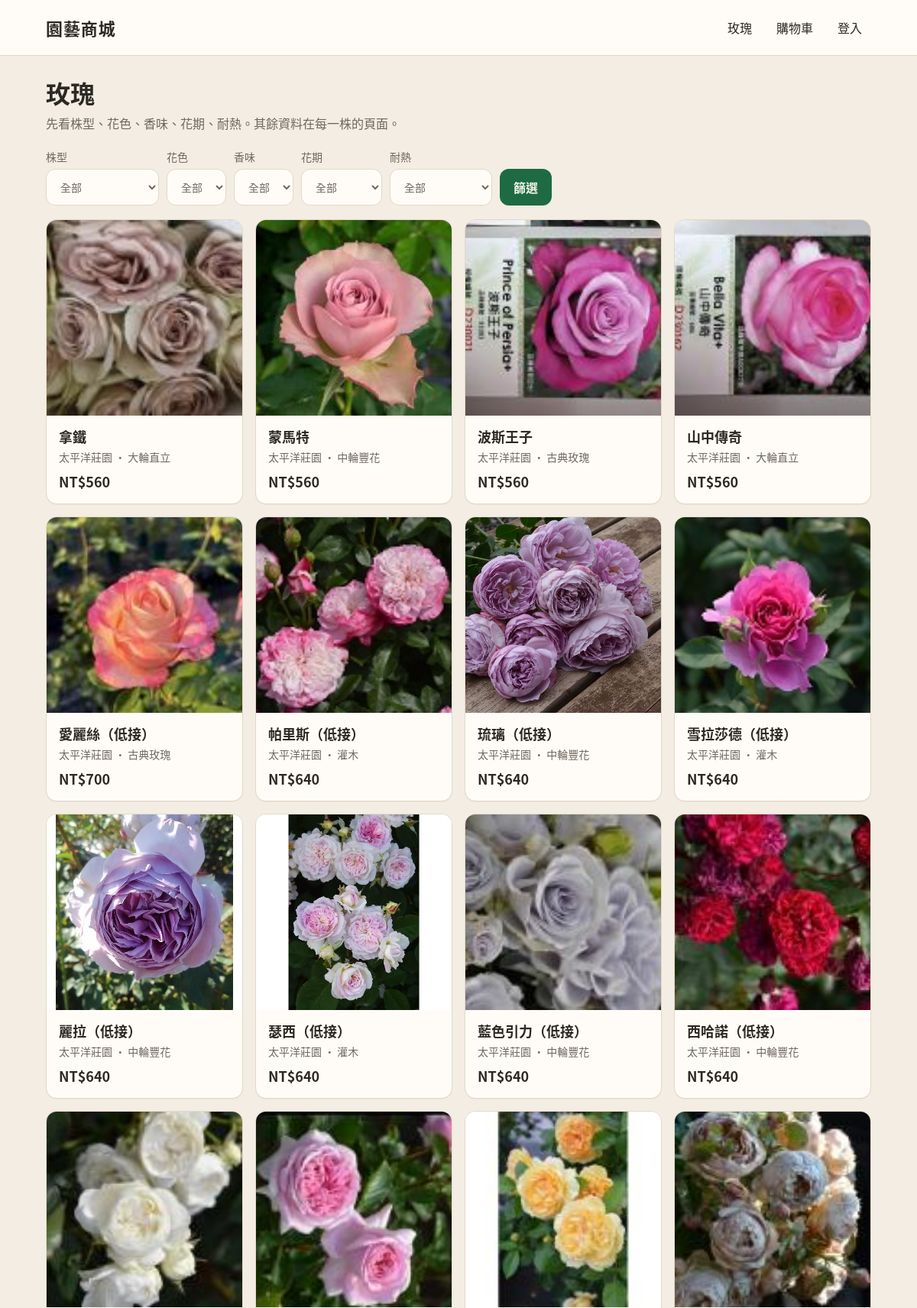
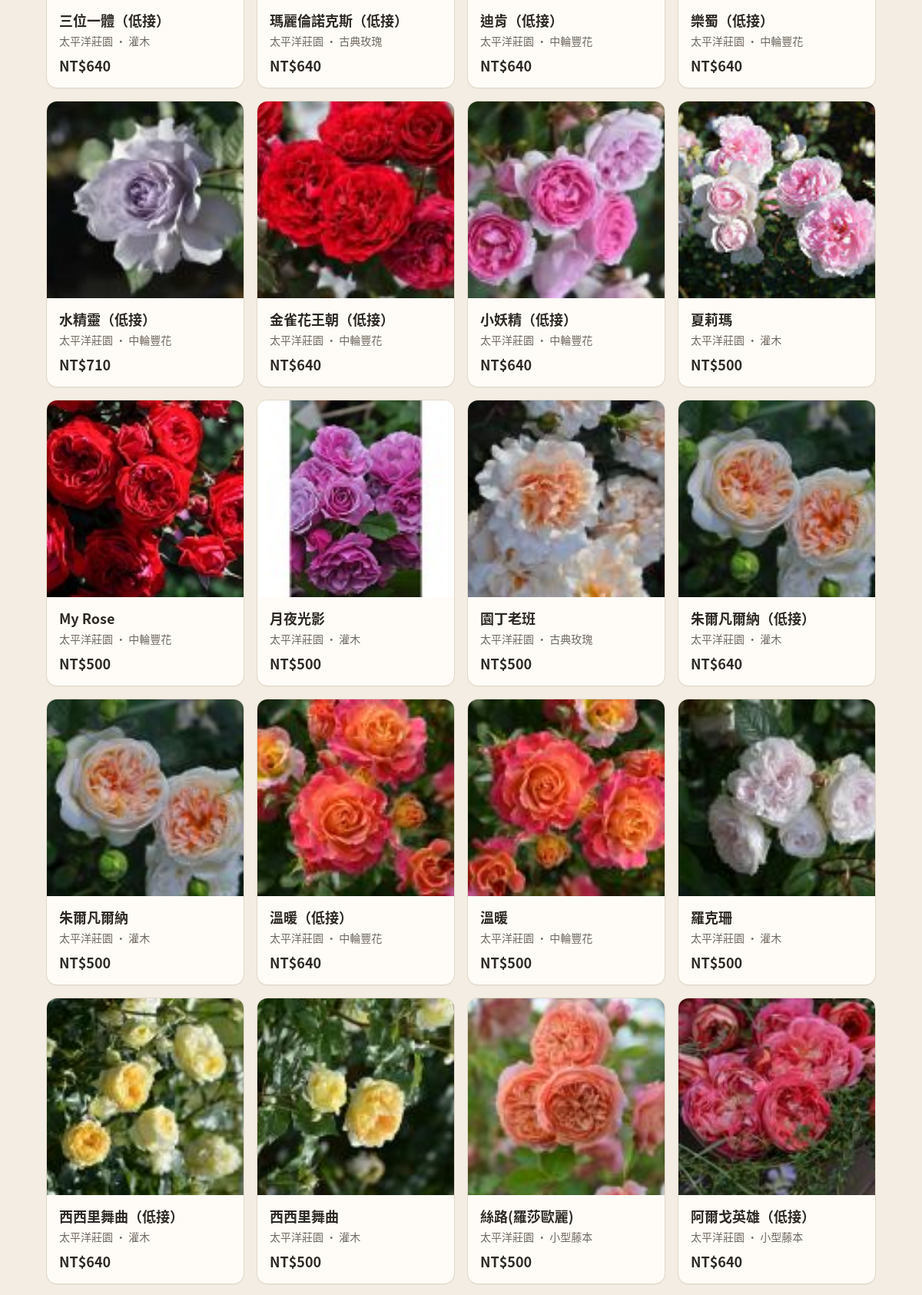
Page /roses (upper part) on the committed database (2 pictures, top to bottom).
### tables this page shows
CREATE TABLE products (
  id INTEGER PRIMARY KEY,
  vendor_id INTEGER NOT NULL,
  sku TEXT NOT NULL UNIQUE,
  name TEXT NOT NULL,
  description TEXT NOT NULL DEFAULT '',
  price_twd INTEGER NOT NULL DEFAULT 0,
  stock INTEGER NOT NULL DEFAULT 0,
  status TEXT NOT NULL,
  category_code TEXT NOT NULL DEFAULT '',
  listing_kind TEXT NOT NULL,
  rose_offer_id INTEGER,
  stock_gate TEXT NOT NULL DEFAULT 'released',
  vendor_edited INTEGER NOT NULL DEFAULT 0,
  photo TEXT NOT NULL DEFAULT '',
  specs_json TEXT NOT NULL DEFAULT '{}',
  created_at TEXT NOT NULL,
  FOREIGN KEY (vendor_id) REFERENCES vendors(id)
);

CREATE TABLE vendors (
  id INTEGER PRIMARY KEY,
  name TEXT NOT NULL,
  login TEXT NOT NULL UNIQUE,
  password_hash TEXT NOT NULL,
  shipping_fee_twd INTEGER,
  free_shipping_min_twd INTEGER,
  created_at TEXT NOT NULL
);

CREATE TABLE rose_varieties (
  id INTEGER PRIMARY KEY,
  variety_key TEXT NOT NULL UNIQUE,
  name_zh TEXT NOT NULL,
  name_orig TEXT NOT NULL DEFAULT '待補',
  aliases TEXT NOT NULL DEFAULT '待補',
  reg_name TEXT NOT NULL DEFAULT '待補',
  class_main TEXT NOT NULL DEFAULT '待補',
  class_intl TEXT NOT NULL DEFAULT '待補',
  ogr_class TEXT NOT NULL DEFAULT '待補',
  series TEXT NOT NULL DEFAULT '待補',
  breeder TEXT NOT NULL DEFAULT '待補',
  breeder_country TEXT NOT NULL DEFAULT '待補',
  year TEXT NOT NULL DEFAULT '待補',
  color_group TEXT NOT NULL DEFAULT '待補',
  color_desc TEXT NOT NULL DEFAULT '待補',
  fragrance TEXT NOT NULL DEFAULT '待補',
  scent_type TEXT NOT NULL DEFAULT '待補',
  flower_dia_cm TEXT NOT NULL DEFAULT '待補',
  flower_size TEXT NOT NULL DEFAULT '待補',
  petals TEXT NOT NULL DEFAULT '待補',
  doubleness TEXT NOT NULL DEFAULT '待補',
  form TEXT NOT NULL DEFAULT '待補',
  inflorescence TEXT NOT NULL DEFAULT '待補',
  bloom_habit TEXT NOT NULL DEFAULT '待補',
  bloom_months TEXT NOT NULL DEFAULT '待補',
  height_cm TEXT NOT NULL DEFAULT '待補',
  width_cm TEXT NOT NULL DEFAULT '待補',
  growth_habit TEXT NOT NULL DEFAULT '待補',
  disease_bs TEXT NOT NULL DEFAULT '待補',
  disease_pm TEXT NOT NULL DEFAULT '待補',
  heat_tw TEXT NOT NULL DEFAULT '待補',
  heat_flag TEXT NOT NULL DEFAULT '待補',
  shade TEXT NOT NULL DEFAULT '待補',
  usda_zone TEXT NOT NULL DEFAULT '待補',
  uses TEXT NOT NULL DEFAULT '待補',
  thorns TEXT NOT NULL DEFAULT '待補',
  awards TEXT NOT NULL DEFAULT '待補',
  pvr TEXT NOT NULL DEFAULT '待補',
  seedling_types TEXT NOT NULL DEFAULT '待補',
  description TEXT NOT NULL DEFAULT '',
  listed INTEGER NOT NULL DEFAULT 0,
  multiplier_a REAL,
  retail_divisor REAL,
  sources_json TEXT NOT NULL DEFAULT '{}',
  updated_at TEXT NOT NULL
, consign_stock INTEGER);

### src/bootstrap.php (called while the page is built, shortened)
<?php
function garden_root(): string
{
    return dirname(__DIR__);
}
function db_path(): string
{
    $env = getenv('GARDEN_DB');
    return $env !== false && $env !== '' ? $env : garden_root() . '/data/garden.sqlite';
}
function db(): PDO
{
    $path = db_path();
    $pdo = new PDO('sqlite:' . $path, null, null, [
        PDO::ATTR_ERRMODE => PDO::ERRMODE_EXCEPTION,
        PDO::ATTR_DEFAULT_FETCH_MODE => PDO::FETCH_ASSOC,
    ]);
    $pdo->exec('PRAGMA foreign_keys = ON');
    return $pdo;
}
function h(?string $value): string
{
    return htmlspecialchars((string) $value, ENT_QUOTES | ENT_SUBSTITUTE, 'UTF-8');
}
function money(int $n): string
{
    return 'NT$' . number_format($n);
}
function categories(): array
{
    return [
        ['code' => 'HT', 'name' => '大輪直立', 'group' => '玫瑰', 'blurb' => ''],
        ['code' => 'FL', 'name' => '中輪豐花', 'group' => '玫瑰', 'blurb' => ''],
        ['code' => 'MIN', 'name' => '迷你', 'group' => '玫瑰', 'blurb' => ''],
        ['code' => 'SHR', 'name' => '灌木', 'group' => '玫瑰', 'blurb' => '英國玫瑰以育種者辨認，歸在灌木。'],
        ['code' => 'GC', 'name' => '地被', 'group' => '玫瑰', 'blurb' => ''],
        ['code' => 'CL', 'name' => '小型藤本', 'group' => '玫瑰', 'blurb' => '枝條較短，適合拱門與柱子，一般約可爬 2–3 公尺。'],
        ['code' => 'RA', 'name' => '蔓性藤本', 'group' => '玫瑰', 'blurb' => '枝條長而軟，適合籬笆與棚架整片披覆。'],
        ['code' => 'OGR', 'name' => '古典玫瑰', 'group' => '玫瑰', 'blurb' => ''],
        ['code' => 'SP', 'name' => '原種', 'group' => '玫瑰', 'blurb' => ''],
        ['code' => 'RS', 'name' => '砧木與繁殖材料', 'group' => '砧木與繁殖材料', 'blurb' => ''],
    ];
}
function category_name(string $code): string
{
    foreach (categories() as $cat) {
        if ($cat['code'] === $code) {
            return $cat['name'];
        }
    }
    return $code === '' ? PENDING : $code;
}
function current_user(): ?array
{
    return $_SESSION['user'] ?? null;
}
function catalog(array $filters): array
{
    $sql = <<<'SQL'
SELECT p.*, v.name AS vendor_name, rv.class_main, rv.color_group, rv.fragrance,
       rv.bloom_habit, rv.bloom_months, rv.heat_tw, rv.heat_flag, rv.breeder, rv.name_zh
FROM products p
JOIN vendors v ON v.id = p.vendor_id
LEFT JOIN rose_offers ro ON ro.id = p.rose_offer_id
LEFT JOIN rose_varieties rv ON rv.id = ro.variety_id
WHERE p.status = '上架' AND p.stock_gate = 'released' AND p.stock > 0
SQL;
    $args = [];
    $sql .= ' ORDER BY p.id DESC';
    $stmt = db()->prepare($sql);
    $stmt->execute($args);
    return $stmt->fetchAll();
}
function cart_items(): array
{
    return $_SESSION['cart'] ?? [];
}
function render(string $view, array $data = []): void
{
    $data['user'] = current_user();
    $data['cartCount'] = array_sum(cart_items());
    extract($data, EXTR_SKIP);
    include garden_root() . '/views/' . $view . '.php';
    include garden_root() . '/views/layout.php';
}

### views/shop.php (the view, shortened to what this page needs)
<h1>玫瑰</h1>
<p class="lede">先看株型、花色、香味、花期、耐熱。其餘資料在每一株的頁面。</p>
<form class="filters" method="get" action="/roses">
  <label class="f">株型
    <select name="class">
      <option value="">全部</option>
    </select>
  </label>
  <label class="f">花色
    <select name="color">
      <option value="">全部</option>
    </select>
  </label>
  <label class="f">香味
    <select name="fragrance">
      <option value="">全部</option>
    </select>
  </label>
  <label class="f">花期
    <select name="bloom">
      <option value="">全部</option>
    </select>
  </label>
  <label class="f">耐熱
    <select name="heat">
      <option value="">全部</option>
    </select>
  </label>
  <button class="btn" type="submit">篩選</button>
</form>
<div class="grid">
  <?php foreach ($products as $p): ?>
    <article class="card">
      <a class="hit" href="/product/<?= (int) $p['id'] ?>">
        <div class="photo" <?php if (!empty($p['photo'])): ?>style="background-image:url('/<?= h(ltrim($p['photo'], '/')) ?>')"<?php endif; ?>>
        </div>
        <div class="pad">
          <h2 class="name"><?= h($p['name']) ?></h2>
          <div class="meta"><?= h($p['vendor_name']) ?> · <?= h(category_name((string) ($p['class_main'] ?: $p['category_code']))) ?></div>
          <div class="price"><?= money((int) $p['price_twd']) ?></div>
        </div>
      </a>
    </article>
  <?php endforeach; ?>
</div>

### public/assets/app.css (style rules this page uses)
:root { --cream: #f3ede3; --paper: #fffcf7; --ink: #2c2824; --muted: #6f675f; --line: #e3d8c8; --green: #1e6b43; --green-dark: #154e32; --warn: #8a3e2a; --shadow: 0 1px 0 rgba(44, 40, 36, 0.04); --radius: 14px; --gap: 16px; font-family: "Noto Sans CJK TC", "Noto Sans TC", "PingFang TC", "Microsoft JhengHei", sans-serif; }
* { box-sizing: border-box; }
html, body { margin: 0; padding: 0; background: var(--cream); color: var(--ink); }
body { min-height: 100vh; }
a { color: inherit; }
button, input, select, textarea { font: inherit; color: inherit; }
h1 { font-size: 32px; line-height: 1.25; margin: 0 0 8px; font-weight: 700; }
h2 { font-size: 22px; margin: 0 0 12px; }
.lede { color: var(--muted); margin: 0 0 20px; font-size: 16px; line-height: 1.6; }
.grid { display: grid; grid-template-columns: repeat(4, 1fr); gap: var(--gap); }
.card { background: var(--paper); border: 1px solid var(--line); border-radius: var(--radius); box-shadow: var(--shadow); overflow: hidden; }
.card a.hit { text-decoration: none; color: inherit; display: block; }
.photo { aspect-ratio: 1 / 1; background: #efe7da center/cover no-repeat; display: grid; place-items: center; }
.card .pad, .pad { padding: 14px 16px 16px; }
.name { font-size: 18px; font-weight: 700; margin: 0 0 4px; }
.meta { color: var(--muted); font-size: 14px; line-height: 1.5; }
.price { font-size: 18px; font-weight: 700; margin-top: 8px; }
.filters { display: flex; flex-wrap: wrap; gap: 10px; margin: 8px 0 18px; align-items: end; }
label.f { display: flex; flex-direction: column; gap: 6px; font-size: 14px; color: var(--muted); }
select, input[type="text"], input[type="password"], input[type="number"] { background: var(--paper); border: 1px solid var(--line); border-radius: 12px; padding: 12px 14px; min-height: 48px; }
.btn { display: inline-flex; align-items: center; justify-content: center; gap: 8px; background: var(--green); color: #f7f3ea; border: 0; border-radius: 12px; min-height: 48px; padding: 0 18px; text-decoration: none; font-weight: 700; cursor: pointer; }

### rows in the picture
products: photo (picture), name "拿鐵", vendor.name "太平洋莊園", rose_varieties.class_main "大輪直立", price_twd "NT$560"
products: photo (picture), name "蒙馬特", vendor.name "太平洋莊園", rose_varieties.class_main "中輪豐花", price_twd "NT$560"
products: photo (picture), name "波斯王子", vendor.name "太平洋莊園", rose_varieties.class_main "古典玫瑰", price_twd "NT$560"
products: photo (picture), name "山中傳奇", vendor.name "太平洋莊園", rose_varieties.class_main "大輪直立", price_twd "NT$560"
products: photo (picture), name "愛麗絲（低接）", vendor.name "太平洋莊園", rose_varieties.class_main "古典玫瑰", price_twd "NT$700"
products: photo (picture), name "帕里斯（低接）", vendor.name "太平洋莊園", rose_varieties.class_main "灌木", price_twd "NT$640"
products: photo (picture), name "琉璃（低接）", vendor.name "太平洋莊園", rose_varieties.class_main "中輪豐花", price_twd "NT$640"
products: photo (picture), name "雪拉莎德（低接）", vendor.name "太平洋莊園", rose_varieties.class_main "灌木", price_twd "NT$640"
products: photo (picture), name "麗拉（低接）", vendor.name "太平洋莊園", rose_varieties.class_main "中輪豐花", price_twd "NT$640"
products: photo (picture), name "瑟西（低接）", vendor.name "太平洋莊園", rose_varieties.class_main "灌木", price_twd "NT$640"
products: photo (picture), name "藍色引力（低接）", vendor.name "太平洋莊園", rose_varieties.class_main "中輪豐花", price_twd "NT$640"
products: photo (picture), name "西哈諾（低接）", vendor.name "太平洋莊園", rose_varieties.class_main "中輪豐花", price_twd "NT$640"
products: photo (picture), name "三位一體（低接）", vendor.name "太平洋莊園", rose_varieties.class_main "灌木", price_twd "NT$640"
products: photo (picture), name "瑪麗倫諾克斯（低接）", vendor.name "太平洋莊園", rose_varieties.class_main "古典玫瑰", price_twd "NT$640"
products: photo (picture), name "迪肯（低接）", vendor.name "太平洋莊園", rose_varieties.class_main "中輪豐花", price_twd "NT$640"
products: photo (picture), name "樂蜀（低接）", vendor.name "太平洋莊園", rose_varieties.class_main "中輪豐花", price_twd "NT$640"
products: photo (picture), name "水精靈（低接）", vendor.name "太平洋莊園", rose_varieties.class_main "中輪豐花", price_twd "NT$710"
products: photo (picture), name "金雀花王朝（低接）", vendor.name "太平洋莊園", rose_varieties.class_main "中輪豐花", price_twd "NT$640"
products: photo (picture), name "小妖精（低接）", vendor.name "太平洋莊園", rose_varieties.class_main "中輪豐花", price_twd "NT$640"
products: photo (picture), name "夏莉瑪", vendor.name "太平洋莊園", rose_varieties.class_main "灌木", price_twd "NT$500"
products: photo (picture), name "My Rose", vendor.name "太平洋莊園", rose_varieties.class_main "中輪豐花", price_twd "NT$500"
products: photo (picture), name "月夜光影", vendor.name "太平洋莊園", rose_varieties.class_main "灌木", price_twd "NT$500"
products: photo (picture), name "園丁老班", vendor.name "太平洋莊園", rose_varieties.class_main "古典玫瑰", price_twd "NT$500"
products: photo (picture), name "朱爾凡爾納（低接）", vendor.name "太平洋莊園", rose_varieties.class_main "灌木", price_twd "NT$640"
products: photo (picture), name "朱爾凡爾納", vendor.name "太平洋莊園", rose_varieties.class_main "灌木", price_twd "NT$500"
products: photo (picture), name "溫暖（低接）", vendor.name "太平洋莊園", rose_varieties.class_main "中輪豐花", price_twd "NT$640"
products: photo (picture), name "溫暖", vendor.name "太平洋莊園", rose_varieties.class_main "中輪豐花", price_twd "NT$500"
products: photo (picture), name "羅克珊", vendor.name "太平洋莊園", rose_varieties.class_main "灌木", price_twd "NT$500"
products: photo (picture), name "西西里舞曲（低接）", vendor.name "太平洋莊園", rose_varieties.class_main "灌木", price_twd "NT$640"
products: photo (picture), name "西西里舞曲", vendor.name "太平洋莊園", rose_varieties.class_main "灌木", price_twd "NT$500"
products: photo (picture), name "絲路(羅莎歐麗)", vendor.name "太平洋莊園", rose_varieties.class_main "小型藤本", price_twd "NT$500"
products: photo (picture), name "阿爾戈英雄（低接）", vendor.name "太平洋莊園", rose_varieties.class_main "小型藤本", price_twd "NT$640"
